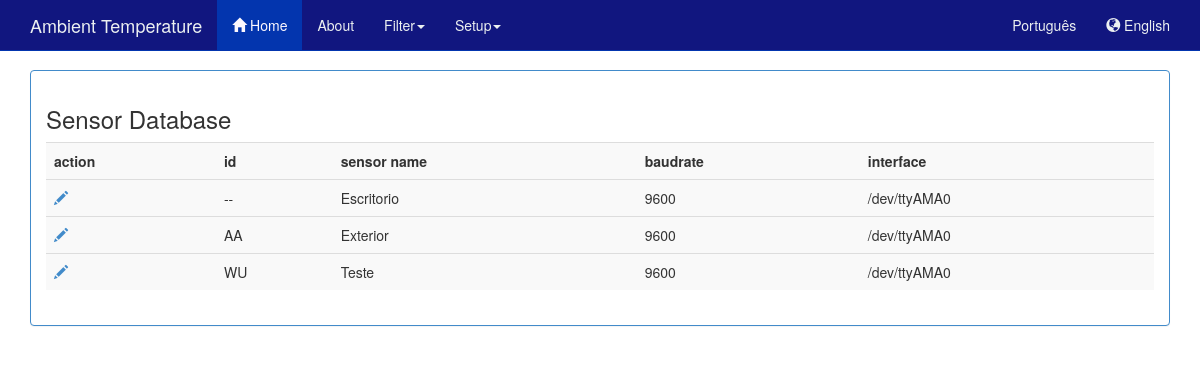
The page /editdatabase on the database as committed earlier.
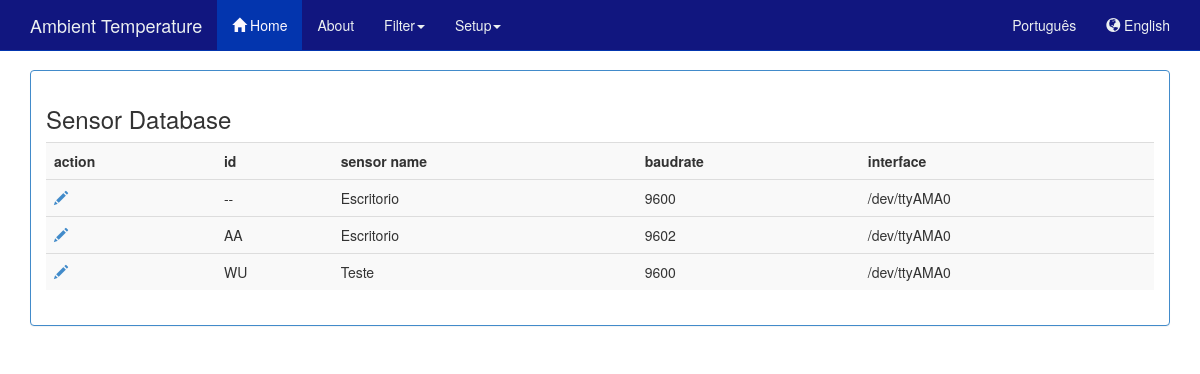
The same page on the database as committed later.
### tables this page shows
CREATE TABLE sensors(
name text not null,
id char(2) not null,
baudrate int,
porta text not null);

### index.py (the view)
@app.route('/editdatabase')
def editdatabase():
    db = get_db()
    curs = db.cursor()
    query = "SELECT id, name, baudrate, porta FROM sensors"
    curs.execute(query)
    rows = curs.fetchall()
    return render_template('show_database.html', data = rows)

### index.py (called while the page is built)
def connect_db():
    rv = sqlite3.connect(app.config['DATABASE'])
    rv.row_factory = sqlite3.Row
    return rv

def get_db():
    if not hasattr(g, 'sqlite_db'):
        g.sqlite_db = connect_db()
    return g.sqlite_db

### templates/show_database.html
{% extends "layout.html" %}
{% block body %}
    <div class="panel panel-primary">
        <div class="panel-body">
            <h3> {{ _('Sensor Database') }}</h3>
            <div class="table-responsive">
                <table class="table table-striped">
                    <tr>
                        <td><strong>{{ _('action') }}</strong></td>
                        <td><strong>{{ _('id') }}</strong></td>
                        <td><strong>{{ _('sensor name') }}</strong></td>
                        <td><strong>{{ _('baudrate') }}</strong></td>
                        <td><strong>{{ _('interface') }}</strong></td>
                    </tr>
                    {% for row in data %}
                    <form action="{{ config['SUBFOLDER'] }}/editdatabase/saveeditdatabase/{{ row[0] }}" name="savedatabase" method="POST">
                    <tr>
                        <td>
                            {%  if session['databaserow'] == row[0] %}
                                {% if session['editdatabase'] %}
                                <button type="submit" class="btn btn-default">
                                <span class="glyphicon glyphicon-ok"></span>
                                </button>
                                <button type="button" class="btn btn-default">
                                <a href="{{ config['SUBFOLDER'] }}/editdatabase/canceleditdatabase">
                                    <span class="glyphicon glyphicon-remove"></span>
                                </a>
                                </button>
                                {% else %}
                                <a href="{{ config['SUBFOLDER'] }}/editdatabase/edit/{{ row[0] }}">
                                    <span class="glyphicon glyphicon-pencil"></span>
                                </a>
                                {% endif %}
                            {%  else %}
                                <a href="{{ config['SUBFOLDER'] }}/editdatabase/edit/{{ row[0] }}">
                                    <span class="glyphicon glyphicon-pencil"></span>
                                </a>
                            {% endif %}
                        </td>
                        {%  if (session['databaserow'] == row[0]) and (session['editdatabase']) %}
                        <td><input type="text" class="form-control" name="id" value="{{ row[0] }}"></td>
                        <td><input type="text" class="form-control" name="name" value="{{ row[1] }}"></td>
                        <td><input type="text" class="form-control" name="baud" value="{{ row[2] }}"></td>
                        <td><input type="text" class="form-control" name="port" value="{{ row[3] }}"></td>
                        {%  else %}
                        <td>{{ row[0] }}</td>
                        <td>{{ row[1] }}</td>
                        <td>{{ row[2] }}</td>
                        <td>{{ row[3] }}</td>
                        {%  endif %}
                    </tr>
                    </form>
                    {% endfor %}
                </table>
            </div>
        </div>
    </div>
{% endblock %}

### templates/layout.html (shortened to what this page needs)
<!DOCTYPE html>
<html lang="{{ config['LANGUAGE'] }}">
    <head>
        <link href="{{ config['SUBFOLDER'] }}/static/dist/css/bootstrap.css" rel="stylesheet">
        <link href="{{ config['SUBFOLDER'] }}/static/navbar-fixed-top.css" rel="stylesheet">
    </head>
    <body>
         <div class="navbar navbar-default navbar-fixed-top" role="navigation">
          <div class="container">
            <div class="navbar-header">
              <a class="navbar-brand" href="{{ config['SUBFOLDER'] }}/">{{ _('Ambient Temperature') }}</a>
            </div>
            <div class="navbar-collapse collapse">
              <ul class="nav navbar-nav">
                <li class="active"><a href="{{ config['SUBFOLDER'] }}/"><span class="glyphicon glyphicon-home"></span> {{ _('Home') }}</a></li>
                <li><a href="{{ config['SUBFOLDER'] }}/about">{{ _('About') }}</a></li>
                <li class="dropdown">
                  <a href="#" class="dropdown-toggle" data-toggle="dropdown">{{ _('Filter') }}<b class="caret"></b></a>
                </li>
                  <li class="dropdown">
                  <a href="#" class="dropdown-toggle" data-toggle="dropdown">{{ _('Setup') }}<b class="caret"></b></a>
                </li>
              </ul>
              <ul class="nav navbar-nav navbar-right">
                <li><a href="{{ config['SUBFOLDER'] }}/pt">
                    Português</a></li>
                <li><a href="{{ config['SUBFOLDER'] }}/en">
                    {% if config['LANGUAGE'] == 'en' %}
                        <span class="glyphicon glyphicon-globe"></span>
                    {%  endif %}
                    English</a></li>
              </ul>
            </div>
          </div>
        </div>
        <div class="container">
          {% block body %}{% endblock %}
        </div>
    </body>
</html>

### static/navbar-fixed-top.css (style rules this page uses)
body { min-height: 2000px; padding-top: 70px; }
.navbar-default { background-color: #11167f; border-color: #0335ae; }
.navbar-default .navbar-brand { color: #ecf0f1; }
.navbar-default .navbar-nav > li > a { color: #ecf0f1; }
.navbar-default .navbar-nav > .active > a, .navbar-default .navbar-nav > .active > a:hover, .navbar-default .navbar-nav > .active > a:focus { color: #fcf8fe; background-color: #0335ae; }
.navbar-default .navbar-nav > .dropdown > a .caret { border-top-color: #ecf0f1; border-bottom-color: #ecf0f1; }

Rows that differ between the two databases and show on the page:
changed sensors "AA": name "Exterior" → "Escritorio"; baudrate "9600" → "9602"
